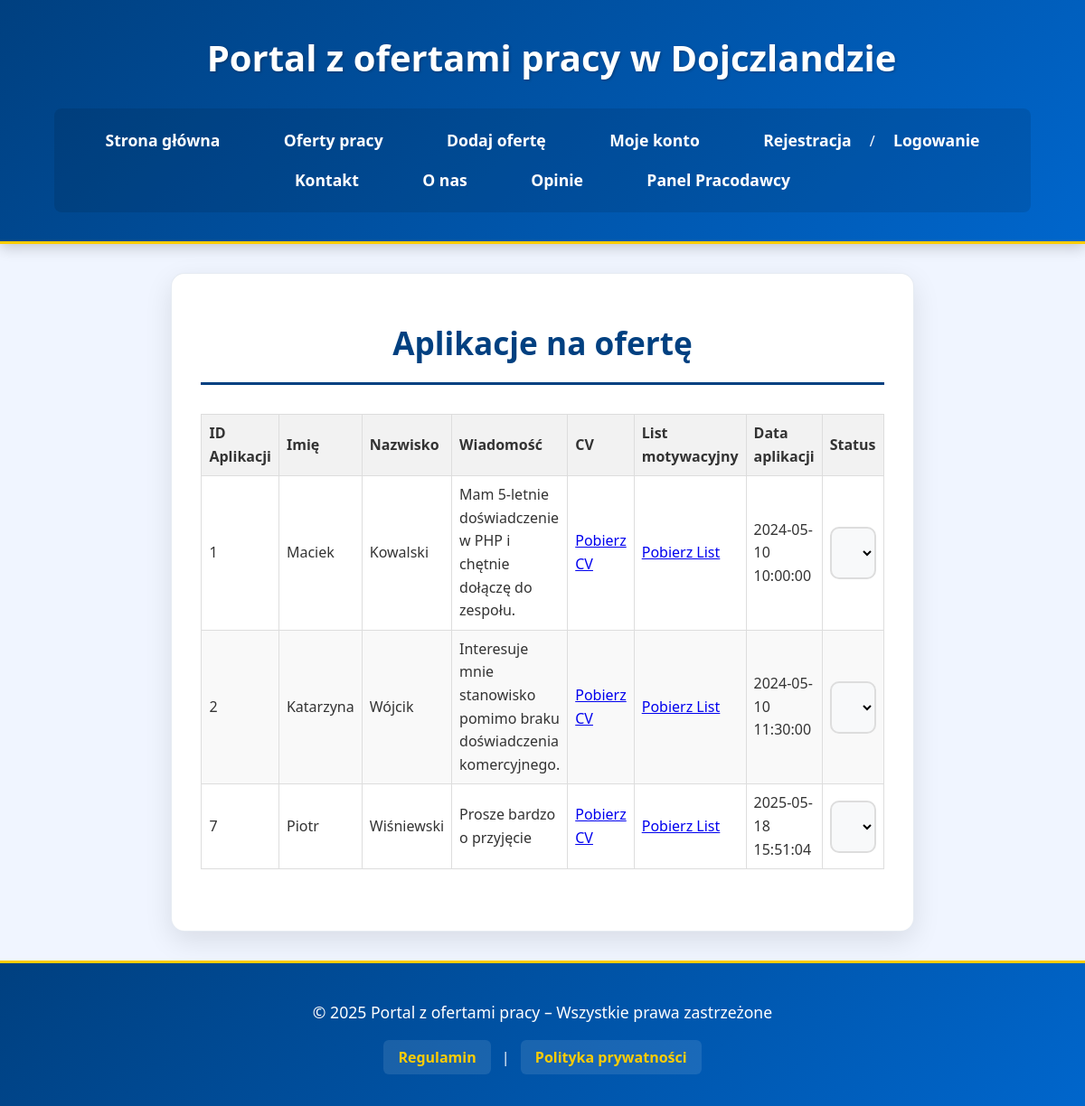
The app's page /aplikacje.php?id=1 (signed in) with its own data.
### tables this page shows
CREATE TABLE `aplikacje` (
  `id` int(11) NOT NULL,
  `id_uzytkownika` int(11) NOT NULL,
  `id_oferty` int(11) NOT NULL,
  `wiadomosc` text DEFAULT NULL,
  `cv_plik` varchar(255) DEFAULT NULL,
  `list_plik` varchar(255) DEFAULT NULL,
  `data_aplikacji` datetime DEFAULT current_timestamp(),
  `status` enum('złożona','w recenzji','odrzucona','zaakceptowana','w trakcie rozmowy') DEFAULT 'złożona',
  `data_aktualizacji` datetime DEFAULT NULL
);

CREATE TABLE `uzytkownicy` (
  `id` int(11) NOT NULL,
  `imie` varchar(100) DEFAULT NULL,
  `nazwisko` varchar(100) DEFAULT NULL,
  `email` varchar(255) NOT NULL,
  `telefon` varchar(20) DEFAULT NULL,
  `zdjecie_profilowe` varchar(255) DEFAULT NULL,
  `haslo` varchar(255) NOT NULL,
  `opis` text DEFAULT NULL,
  `rola` enum('uzytkownik','pracodawca','admin') DEFAULT 'uzytkownik',
  `aktywny` tinyint(1) DEFAULT 1,
  `data_rejestracji` datetime DEFAULT current_timestamp(),
  `ostatnie_logowanie` datetime DEFAULT NULL,
  `pensja` decimal(10,2) DEFAULT NULL
);

### aplikacje.php (the view, shortened to what this page needs)
<?php
require_once 'config.php';
$id_oferty = intval($_GET['id']);
$stmt = $conn->prepare("SELECT a.*, u.imie, u.nazwisko FROM aplikacje a JOIN uzytkownicy u ON a.id_uzytkownika = u.id WHERE a.id_oferty = ?");
$stmt->bind_param("i", $id_oferty);
$stmt->execute();
$result = $stmt->get_result();
?>
<!DOCTYPE html>
<html lang="pl">
<head>
    <link rel="stylesheet" href="styleindex.css">
</head>
<body>
<header>
    <h1>Portal z ofertami pracy w Dojczlandzie</h1>
    <nav>
        <ul>
            <li><a href="index.php">Strona główna</a></li>
            <li><a href="lista_ofert.php">Oferty pracy</a></li>
            <li><a href="dodaj_oferte.php">Dodaj ofertę</a></li>
            <li><a href="konto.php">Moje konto</a></li>
            <li><a href="rejestracja.php">Rejestracja</a> / <a href="logowanie.php">Logowanie</a></li>
            <li><a href="kontakt.php">Kontakt</a></li>
            <li><a href="o_nas.php">O nas</a></li>
            <li><a href="opinie.php">Opinie</a></li>
            <li><a href="panel_pracodawcy.php">Panel Pracodawcy</a></li>
        </ul>
    </nav>
</header>
<main>
    <h2>Aplikacje na ofertę</h2>
    <table>
        <thead>
            <tr>
                <th>ID Aplikacji</th>
                <th>Imię</th>
                <th>Nazwisko</th>
                <th>Wiadomość</th>
                <th>CV</th>
                <th>List motywacyjny</th>
                <th>Data aplikacji</th>
                <th>Status</th>
            </tr>
        </thead>
        <tbody>
            <?php
            if ($result->num_rows > 0) {
                while ($aplikacja = $result->fetch_assoc()) {
                    echo "<tr>
                            <td>{$aplikacja['id']}</td>
                            <td>{$aplikacja['imie']}</td>
                            <td>{$aplikacja['nazwisko']}</td>
                            <td>{$aplikacja['wiadomosc']}</td>
                            <td><a href='uploads/{$aplikacja['cv_plik']}' target='_blank'>Pobierz CV</a></td>
                            <td><a href='uploads/{$aplikacja['list_plik']}' target='_blank'>Pobierz List</a></td>
                            <td>{$aplikacja['data_aplikacji']}</td>
                            <td>
                                <form action='update_status.php' method='POST'>
                                    <input type='hidden' name='id_aplikacji' value='{$aplikacja['id']}'>
                                    <select name='status' onchange='this.form.submit()'>
                                        <option value='nowa' " . ($aplikacja['status'] == 'nowa' ? 'selected' : '') . ">Nowa</option>
                                        <option value='w_trakcie' " . ($aplikacja['status'] == 'w_trakcie' ? 'selected' : '') . ">W trakcie</option>
                                        <option value='odrzucona' " . ($aplikacja['status'] == 'odrzucona' ? 'selected' : '') . ">Odrzucona</option>
                                        <option value='zaakceptowana' " . ($aplikacja['status'] == 'zaakceptowana' ? 'selected' : '') . ">Zaakceptowana</option>
                                    </select>
                                </form>
                            </td>
                          </tr>";
                }
            } else {
                echo "<tr><td colspan='8'>Brak aplikacji na tę ofertę.</td></tr>";
            }
            ?>
        </tbody>
    </table>
</main>
<footer>
    <p>&copy; 2025 Portal z ofertami pracy – Wszystkie prawa zastrzeżone</p>
    <a href="regulamin.php">Regulamin</a> | <a href="polityka_prywatnosci.php">Polityka prywatności</a>
</footer>
</body>
</html>

### styleindex.css (style rules this page uses)
* { margin: 0; padding: 0; box-sizing: border-box; }
body { font-family: 'Segoe UI', Roboto, Oxygen, Ubuntu, Cantarell, 'Open Sans', 'Helvetica Neue', sans-serif; background-color: #f0f5ff; color: #333; line-height: 1.6; min-height: 100vh; display: grid; grid-template-columns: 1fr 3fr 1fr; grid-template-areas: "header header header" "left main right" "footer footer footer"; }
header { grid-area: header; background: linear-gradient(135deg, #004080 0%, #0066cc 100%); color: #fff; padding: 2rem 0; text-align: center; box-shadow: 0 4px 15px rgba(0, 0, 0, 0.2); border-bottom: 3px solid #ffcc00; }
header h1 { margin-bottom: 1.5rem; font-size: 2.5rem; font-weight: 700; text-shadow: 1px 1px 3px rgba(0, 0, 0, 0.3); }
nav ul { list-style: none; padding: 0; margin: 1.5rem 0 0; display: flex; justify-content: center; flex-wrap: wrap; background-color: rgba(0, 0, 0, 0.1); padding: 0.8rem; border-radius: 8px; max-width: 90%; margin: 0 auto; }
nav ul li { margin: 0.5rem 1.2rem; }
nav ul li a { color: #fff; text-decoration: none; font-weight: 600; padding: 0.5rem 1rem; position: relative; transition: all 0.3s ease; font-size: 1.1rem; }
main { grid-area: main; padding: 3rem 2rem; margin: 2rem 0; background-color: #fff; border-radius: 15px; box-shadow: 0 10px 30px rgba(0, 0, 0, 0.1); border: 1px solid rgba(0, 64, 128, 0.1); }
main h2 { color: #004080; font-size: 2.2rem; margin-bottom: 2rem; padding-bottom: 1rem; border-bottom: 3px solid #004080; font-weight: 700; text-align: center; }
form { display: flex; flex-direction: column; gap: 2rem; }
input[type="text"], input[type="email"], input[type="password"], input[type="number"], input[type="date"], input[type="checkbox"], textarea, select { width: 100%; padding: 1rem; font-size: 1.1rem; border: 2px solid #ddd; border-radius: 10px; background-color: #f8f9fa; transition: all 0.3s ease; }
footer { grid-area: footer; text-align: center; padding: 2.5rem; background: linear-gradient(135deg, #004080 0%, #0066cc 100%); color: #fff; margin-top: auto; border-top: 3px solid #ffcc00; }
footer p { margin-bottom: 1.5rem; font-size: 1.1rem; }
footer a { color: #ffcc00; text-decoration: none; font-weight: 600; transition: all 0.3s ease; padding: 0.5rem 1rem; border-radius: 6px; background-color: rgba(255, 255, 255, 0.1); margin: 0 0.5rem; }
table { width: 100%; border-collapse: collapse; margin: 20px 0; }
th, td { border: 1px solid #dddddd; text-align: left; padding: 8px; }
th { background-color: #f2f2f2; }
tr:nth-child(even) { background-color: #f9f9f9; }
header h1 { display: inline-block; margin-left: 20px; vertical-align: middle; }

### records on screen
aplikacje: id "1", id_uzytkownika.imie "Maciek", id_uzytkownika.nazwisko "Kowalski", wiadomosc "Mam 5-letnie doświadczenie w PHP i chętnie dołączę do zespołu.", data_aplikacji "2024-05-10 10:00:00"
aplikacje: id "2", id_uzytkownika.imie "Katarzyna", id_uzytkownika.nazwisko "Wójcik", wiadomosc "Interesuje mnie stanowisko pomimo braku doświadczenia komercyjnego.", data_aplikacji "2024-05-10 11:30:00", status "Odrzucona"
aplikacje: id "7", id_uzytkownika.imie "Piotr", id_uzytkownika.nazwisko "Wiśniewski", wiadomosc "Prosze bardzo o przyjęcie", data_aplikacji "2025-05-18 15:51:04"
